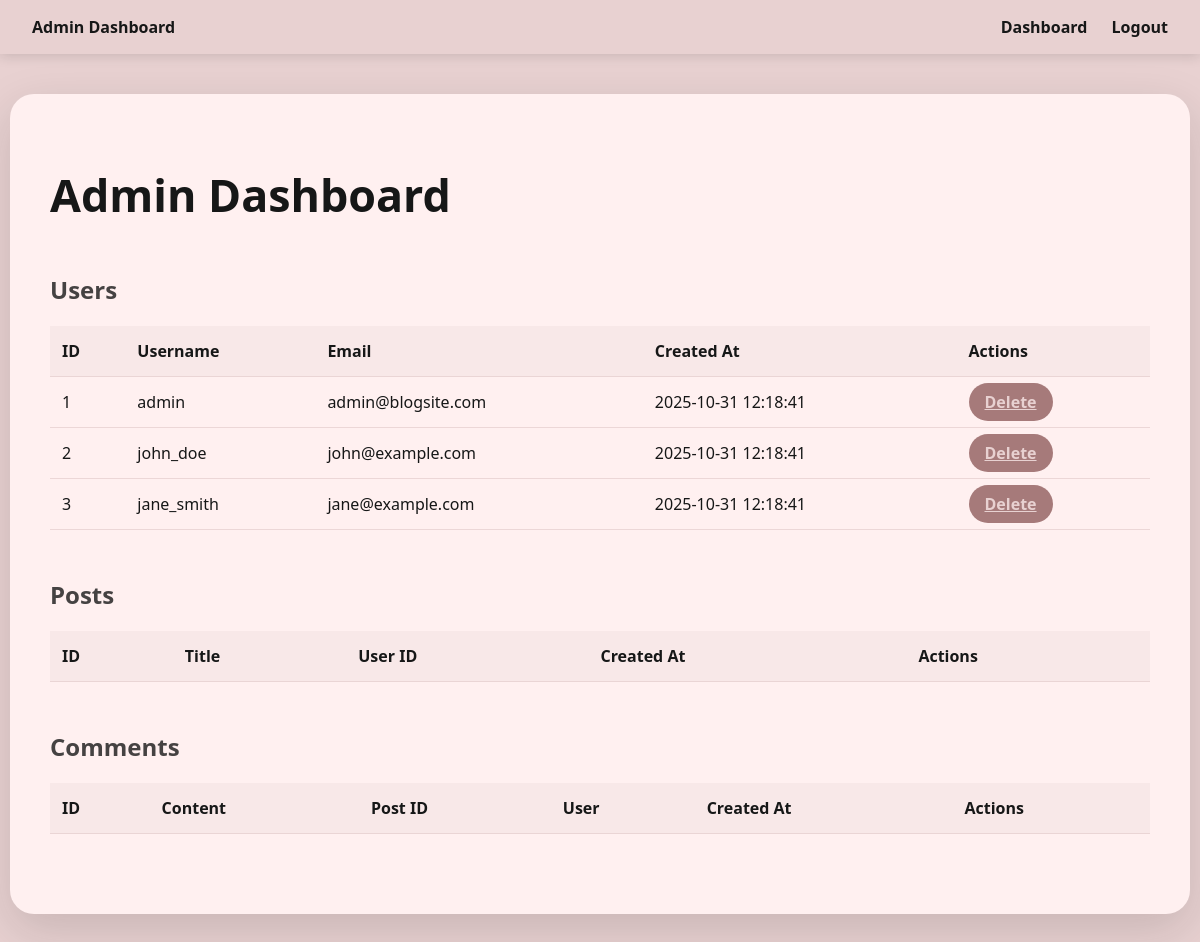
The page /admin_dashboard.php on the database its author committed.
### tables this page shows
CREATE TABLE users (
    id INT AUTO_INCREMENT PRIMARY KEY,
    username VARCHAR(50) UNIQUE NOT NULL,
    email VARCHAR(100) UNIQUE NOT NULL,
    password VARCHAR(255) NOT NULL,
    full_name VARCHAR(100) NOT NULL,
    profile_image VARCHAR(255) DEFAULT 'default-avatar.png',
    bio TEXT,
    is_admin TINYINT(1) DEFAULT 0,
    created_at TIMESTAMP DEFAULT CURRENT_TIMESTAMP,
    updated_at TIMESTAMP DEFAULT CURRENT_TIMESTAMP ON UPDATE CURRENT_TIMESTAMP
);

### admin_dashboard.php (the view, shortened to what this page needs)
<?php
require_once 'config.php';
$users = $pdo->query("SELECT id, username, email, created_at FROM users ORDER BY created_at DESC")->fetchAll();
?>
<!DOCTYPE html>
<html lang="en">
<head>
</head>
<body>
<nav class="navbar">
  <div><strong>Admin Dashboard</strong></div>
  <div>
    <a href="admin_dashboard.php">Dashboard</a>
    <a href="logout.php">Logout</a>
  </div>
</nav>
<div class="container">
  <h1>Admin Dashboard</h1>
  <section>
    <h2>Users</h2>
    <table>
      <thead>
        <tr><th>ID</th><th>Username</th><th>Email</th><th>Created At</th><th>Actions</th></tr>
      </thead>
      <tbody>
        <?php foreach ($users as $user): ?>
          <tr>
            <td><?= htmlspecialchars($user['id']) ?></td>
            <td><?= htmlspecialchars($user['username']) ?></td>
            <td><?= htmlspecialchars($user['email']) ?></td>
            <td><?= htmlspecialchars($user['created_at']) ?></td>
            <td><a href="?type=user&id=<?= $user['id'] ?>" class="btn-delete" onclick="return confirm('Delete this user?')">Delete</a></td>
          </tr>
        <?php endforeach; ?>
      </tbody>
    </table>
  </section>
  <h2>Posts</h2>
  <table>
    <thead>
      <tr>
        <th>ID</th>
        <th>Title</th>
        <th>User ID</th>
        <th>Created At</th>
        <th>Actions</th>
      </tr>
    </thead>
  </table>
  <section>
    <h2>Comments</h2>
    <table>
      <thead>
        <tr><th>ID</th><th>Content</th><th>Post ID</th><th>User</th><th>Created At</th><th>Actions</th></tr>
      </thead>
    </table>
  </section>
</div>
</body>
</html>

### admin_dashboard.php (style rules this page uses)
body { font-family: 'Segoe UI', Tahoma, Geneva, Verdana, sans-serif; background: #e8d1d1ff; color: #161717ff; margin: 0; padding: 0; }
.navbar { position: sticky; top: 0; background: #e8d1d1ff; padding: 16px 32px; box-shadow: 0 2px 12px rgba(22, 23, 23, 0.15); display: flex; justify-content: space-between; align-items: center; }
.navbar a { color: #161717ff; font-weight: 600; margin-left: 20px; text-decoration: none; transition: color 0.25s; }
.container { max-width: 1100px; margin: 40px auto 60px; background: #fff0f0; padding: 40px; border-radius: 24px; box-shadow: 0 16px 48px rgba(22, 23, 23, 0.15); }
h1 { font-weight: 900; font-size: 2.8rem; margin-bottom: 48px; color: #161717ff; }
h2 { margin-top: 48px; margin-bottom: 20px; font-weight: 700; color: #161717cc; }
table { width: 100%; border-collapse: collapse; margin-bottom: 40px; }
th, td { padding: 14px 12px; text-align: left; border-bottom: 1px solid #e8d1d1cc; }
th { background-color: #f8e8e8; color: #161717ff; }
.btn-delete { background-color: #a67a7a; color: #e8d1d1ff; border: none; border-radius: 20px; padding: 8px 16px; cursor: pointer; font-weight: 700; transition: background-color 0.3s; }

### rows shown on the page
users: id "1", username "admin", email "admin@blogsite.com", created_at "2025-10-31 12:18:41"
users: id "2", username "john_doe", email "john@example.com", created_at "2025-10-31 12:18:41"
users: id "3", username "jane_smith", email "jane@example.com", created_at "2025-10-31 12:18:41"
